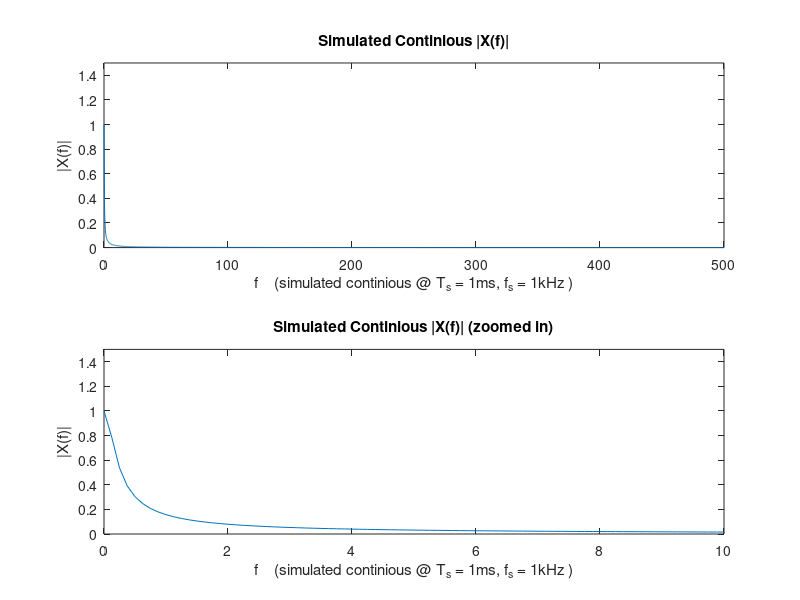
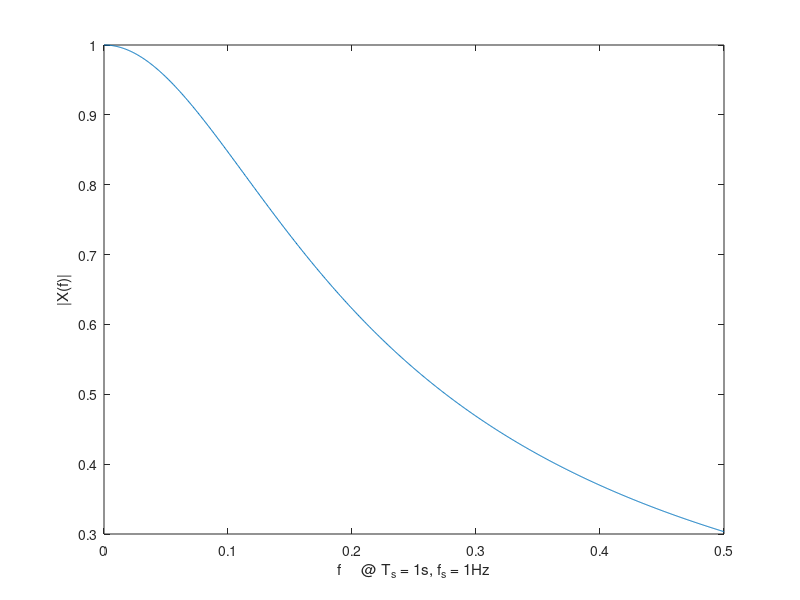

Here is the MATLAB script that generated these plots, in order:
close all

%% P1 part a

figure(1)

Tc = .001
fs = 1/Tc

samples = 4*1000
a = 0
b = 1/(2*Tc)
fc = a:(b-a)/samples:b
Xfc = 1./sqrt(1 + 4*pi*pi.*fc.^2)
subplot(2, 1, 1)
plot(fc, Xfc)
xlabel("f    (simulated continious @ T_s = 1ms, f_s = 1kHz )")
ylabel("|X(f)|")
xlim([0 1/(2*Tc)])
ylim([0 1.5])
title("Simulated Continious |X(f)|")

subplot(2, 1, 2)
plot(fc, Xfc)
xlabel("f    (simulated continious @ T_s = 1ms, f_s = 1kHz )")
ylabel("|X(f)|")
xlim([0 10])
ylim([0 1.5])
title("Simulated Continious |X(f)| (zoomed in)")


Ts = 1
fs = 1/Ts

samples = 1000
a = 0
b = (1/(2*Ts))
f = a:(b-a)/samples:b

Xf = 1./sqrt(1 + 4*pi*pi.*f.^2)
Xf1 = 1./sqrt(1 + 4*pi*pi.*(f-fs).^2)

figure(111)
plot(f, abs(Xf))
ylabel("|X(f)|")
xlabel("f     @ T_s = 1s, f_s = 1Hz")
return

figure(2)
subplot(3,1,1)
plot(fc, Xfc)
xlabel("f    (simulated continious @ T_s = 1ms, f_s = 1kHz )")
ylabel("|X(f)|")
xlim([0 10])
ylim([0 1.5])
title("Simulated Continious |X(f)|")


subplot(3,1,2)
plot(f, Xf)
xlim([0 1/(2*Ts)])
ylim([0 1.5])
hold on
plot(f, Xf1)
legend('True Signal |X(f)|', 'Alias Signal |X(f)|')
xlabel("f     @ T_s = 1s, f_s = 1Hz")
ylabel("|X(f)|")
title("|X(f)| True Signal vs. Alias Signal")

subplot(3,1,3)
plot(f, Xf+Xf1)
xlim([0 1/(2*Ts)])
ylim([0 1.5])
xlabel("f     @ T_s = 1s, f_s = 1Hz")
ylabel("|X_s(f)| ")
title("|X(f)| Sampled Signal Spectrum")


figure(3)

Ts = 0.1
fs = 1/Ts

samples = 1000
a = 0
b = 1/(2*Ts)
f = a:(b-a)/samples:b


Xf = 1./sqrt(1 + 4*pi*pi.*(f-(0*fs)).^2)
Xf1 = 1./sqrt(1 + 4*pi*pi.*(f-(1*fs)).^2)

subplot(3,1,1)
plot(fc, Xfc)
xlabel("f    (simulated continious @ T_s = 1ms, f_s = 1kHz )")
ylabel("|X(f)|")
xlim([0 10])
ylim([0 1.5])
title("Simulated Continious |X(f)|")

subplot(3,1,2)
plot(f, Xf)
xlim([0 1/(2*Ts)])
ylim([0 1.5])
hold on
plot(f, Xf1)
legend('True Signal |X(f)|', 'Alias Signal |X(f)|')
xlabel("f     @ T_s = 100ms, f_s = 10z")
ylabel("|X(f)|")
title("|X(f)| True Signal vs. Alias Signal")

subplot(3,1,3)
plot(f, Xf+Xf1)
xlim([0 1/(2*Ts)])
ylim([0 1.5])
xlabel("f     @ T_s = 100ms, f_s = 10Hz")
ylabel("|X_s(f)| ")
title("|X(f)| Alias Comparison")
title("|X(f)| Sampled Signal Spectrum")

figure(4)	

Ts = 0.01
fs = 1/Ts

samples = 1000
a = 0
b = 1/(2*Ts)
f = a:(b-a)/samples:b

Xf = 1./sqrt(1 + 4*pi*pi.*(f-(0*fs)).^2)
Xf1 = 1./sqrt(1 + 4*pi*pi.*(f-(1*fs)).^2)
X_fs = Xf

subplot(3,1,1)
plot(fc, Xfc)
xlabel("f    (simulated continious @ T_s = 1ms, f_s = 1kHz )")
ylabel("|X(f)|")
xlim([0 10])
ylim([0 1.5])
title("Simulated Continious |X(f)|")

subplot(3,1,2)
plot(f, Xf)
hold on
plot(f, Xf1)
legend('True Signal |X(f)|', 'Alias Signal |X(f)|')
xlabel("f     @ T_s = 10ms, f_s = 100Hz")
ylabel("|X(f)|")
xlim([0 1/(2*Ts)])
ylim([0 1.5])
title("|X(f)| True Signal vs. Alias Signal")

subplot(3,1,3)
plot(f, Xf+Xf1)
xlim([0 1/(2*Ts)])
ylim([0 1.5])
xlabel("f     @ T_s = 10ms, f_s = 100Hz")
ylabel("|X_s(f)| ")
title("|X(f)| Sampled Signal Spectrum")

%% Part c

% continious signal x(t) = e^(-t)*u(t)
Tc = 1e-3
tc = (0:8*1024)*Tc
x_tc = exp(-tc).*heaviside(tc)

Ts = 0.01
ts = (0:1024)*Ts
x_ts =  Ts*exp(-ts).*heaviside(ts)

Xf = fft(x_ts, 1024)


figure(5)
subplot(3, 1, 1)
plot(tc, x_tc)
xlabel('t    (Simulated continious, T_s = 1ms)')
ylabel('x(t)')
ylim([0 1.5])

subplot(3, 1, 2)
stem(ts, x_ts)
xlabel('t_s   @ T_s = 10ms')
ylabel('x_s(t)')

subplot(3, 1, 3)
plot(abs(Xf))
ylabel('X_s(f)')
xlabel('f')
xlim([0 1/(2*Ts)])
ylim([0 1.5])
title('Spectrum T_s|X_s(f)|,  N = 1024 Point FFT')

figure(6)
subplot(3, 1, 1)
plot(X_fs)
title('Spectrum of Sampled Time Signal T_s|X_s(f)|')
xlim([0 1/(2*Ts)])
ylim([0 1.5])

subplot(3, 1, 2)
plot(abs(Xf))
title('Specturm of Calculated |X(f)|')
xlim([0 1/(2*Ts)])
ylim([0 1.5])

subplot(3, 1, 3)
plot(X_fs)
hold on
plot(abs(Xf))
title('Comparison of Calculated vs. FFT Computation')
hold off
legend('Calculated Spectrum T_s|X_s(f)|', 'FFT Spectrum |X_s(f)|')
xlim([0 1/(2*Ts)])
ylim([0 1.5])






